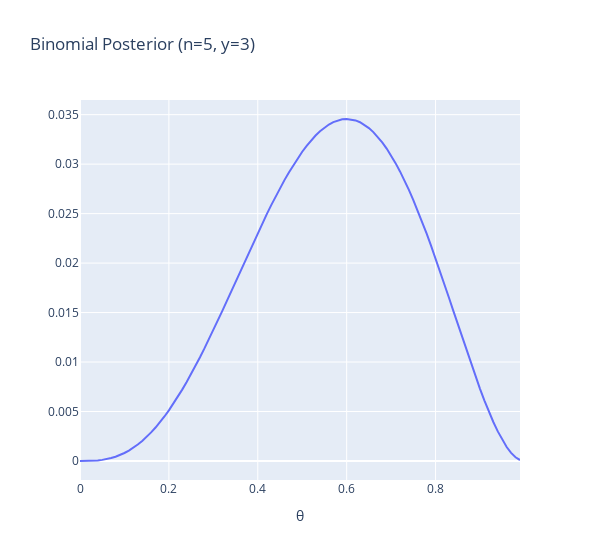

Notebook code cell kept with this figure:
### Markdown cell above
Next, we require the specification of a prior distribution for the binomial probability $\theta$. One reasonable choice is a **uniform** prior on [0,1] which has two implications:

1. makes all probability values equally probable *a priori* 
2. makes calculation of the posterior easy

The second task in performing Bayesian inference is, given a fully-specified model, to calculate a posterior distribution. As we have specified the model, we can calculate a posterior distribution up to a proportionality constant (that is, a probability distribution that is **unnormalized**):

$$P(\theta | n, y) \propto P(y | n, \theta) P(\theta) = \theta^y (1-\theta)^{n-y}$$

We can present *different posterior distributions* as a function of *different realized data*.

We can also calculate posterior estimates for $\theta$ by *maximizing* the unnormalized posterior using optimization.

### Code cell
theta_range = np.linspace(0, 1, num=100, endpoint=False)

def binomial_posterior(n, y):
    posterior_values = (theta_range**y) * (1 - theta_range)**(n-y)
    fig = go.Figure()
    fig.add_trace(go.Scatter(x=theta_range, y=posterior_values, mode='lines', name=f'n={n}, y={y}'))
    fig.update_layout(title=f'Binomial Posterior (n={n}, y={y})',
                      xaxis_title='θ', width=600)

    fig.show()

binomial_posterior(n=5, y=3)

### Figure 1 — Plotly figure (JSON) as saved in the notebook; plotly's stock layout.template omitted (floating-point values rounded to 4 significant figures)
{"data": [{"mode": "lines", "name": "n=5, y=3", "type": "scatter", "x": [0.0, 0.01, 0.02, 0.03, 0.04, 0.05, 0.06, 0.07, 0.08, 0.09, 0.1, 0.11, 0.12, 0.13, 0.14, 0.15, 0.16, 0.17, 0.18, 0.19, 0.2, 0.21, 0.22, 0.23, 0.24, 0.25, 0.26, 0.27, 0.28, 0.29, 0.3, 0.31, 0.32, 0.33, 0.34, 0.35, 0.36, 0.37, 0.38, 0.39, 0.4, 0.41, 0.42, 0.43, 0.44, 0.45, 0.46, 0.47, 0.48, 0.49, 0.5, 0.51, 0.52, 0.53, 0.54, 0.55, 0.56, 0.57, 0.58, 0.59, 0.6, 0.61, 0.62, 0.63, 0.64, 0.65, 0.66, 0.67, 0.68, 0.69, 0.7, 0.71, 0.72, 0.73, 0.74, 0.75, 0.76, 0.77, 0.78, 0.79, 0.8, 0.81, 0.82, 0.83, 0.84, 0.85, 0.86, 0.87, 0.88, 0.89, 0.9, 0.91, 0.92, 0.93, 0.94, 0.95, 0.96, 0.97, 0.98, 0.99], "y": [0.0, 9.801e-07, 7.683e-06, 2.54e-05, 5.898e-05, 0.0001128, 0.0001909, 0.0002967, 0.0004334, 0.0006037, 0.00081, 0.001054, 0.001338, 0.001663, 0.002029, 0.002438, 0.00289, 0.003385, 0.003921, 0.0045, 0.00512, 0.00578, 0.006478, 0.007214, 0.007985, 0.008789, 0.009625, 0.01049, 0.01138, 0.01229, 0.01323, 0.01418, 0.01515, 0.01613, 0.01712, 0.01811, 0.01911, 0.0201, 0.02109, 0.02207, 0.02304, 0.02399, 0.02492, 0.02583, 0.02671, 0.02757, 0.02838, 0.02916, 0.0299, 0.0306, 0.03125, 0.03185, 0.0324, 0.03289, 0.03332, 0.03369, 0.034, 0.03424, 0.03442, 0.03452, 0.03456, 0.03452, 0.03441, 0.03423, 0.03397, 0.03364, 0.03323, 0.03275, 0.0322, 0.03157, 0.03087, 0.0301, 0.02926, 0.02836, 0.02739, 0.02637, 0.02529, 0.02415, 0.02297, 0.02174, 0.02048, 0.01919, 0.01786, 0.01652, 0.01517, 0.01382, 0.01247, 0.01113, 0.009813, 0.00853, 0.00729, 0.006104, 0.004984, 0.003941, 0.00299, 0.002143, 0.001416, 0.0008214, 0.0003765, 9.703e-05]}], "layout": {"title": {"text": "Binomial Posterior (n=5, y=3)"}, "width": 600, "xaxis": {"title": {"text": "θ"}}}}
